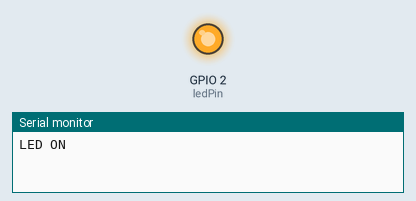
This sketch was run on a simulated ESP32. Shown: output pins drawn as LEDs (lit = HIGH), the last lines printed to the serial monitor.

Above: at 0.2 s.
At 3.2 s:
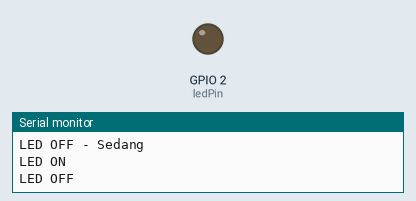
Timing chart, 0 to 5.1 s (numbered marks = the images above):
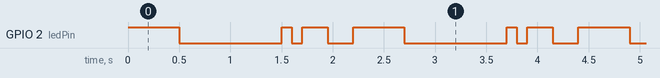

Measured:
- by itself, GPIO 2 (ledPin): repeats every 2.2 s: LOW 1.0 s, HIGH 0.10 s, LOW 0.10 s, HIGH 0.25 s, LOW 0.25 s, HIGH 0.50 s
- by itself, everything shown: repeats every 2.2 s, in 4 steps

The sketch:

esp32_blink_sketch.ino
```cpp
// pin LED yang akan digunakan
const int ledPin = 2;

void setup () {
    // Inisialisasi pin LED sebagai output
    pinMode (ledPin, OUTPUT) ;
    Serial.begin (115200) ;
}

void loop() {
    // Nyalakan LED
    digitalWrite (ledPin, HIGH) ;
    Serial.println ("LED ON");
    delay (500); // Tunda selama 500 milidetik (0.5 detik)

    // Matikan LED
    digitalWrite (ledPin, LOW);
    Serial.println ("LED OFF") ;
    delay (1000); // Tunda selama 1000 milidetik (1 detik)

    // variasi delay untuk efek berbeda
    digitalWrite (ledPin, HIGH);
    Serial.println ("LED ON - Cepat") ;
    delay (100) ; // Tunda sebentar
    digitalWrite (ledPin, LOW) ;
    Serial.println ("LED OFF - Cepat");
    delay (100) ; // Tunda sebentar

    digitalWrite(ledPin, HIGH);
    Serial.println ("LED ON - Sedang");
    delay (250) ; // Tunda sedang
    digitalWrite (ledPin, LOW) ;
    Serial.println ("LED OFF - Sedang");
    delay (250) ; // Tunda sedang
}
```
